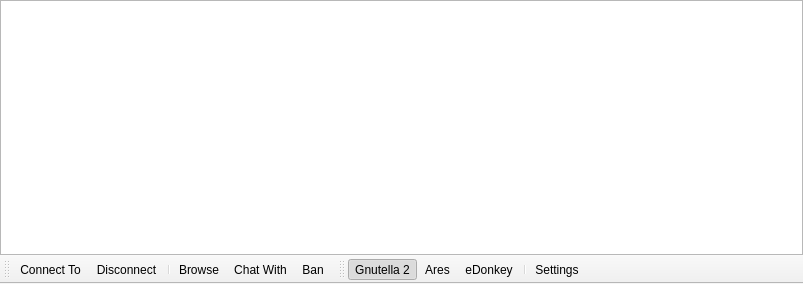
<?xml version="1.0" encoding="UTF-8"?>
<ui version="4.0">
 <class>WidgetNeighbors</class>
 <widget class="QMainWindow" name="WidgetNeighbors">
  <property name="geometry">
   <rect>
    <x>0</x>
    <y>0</y>
    <width>803</width>
    <height>284</height>
   </rect>
  </property>
  <property name="contextMenuPolicy">
   <enum>Qt::PreventContextMenu</enum>
  </property>
  <property name="windowTitle">
   <string>MainWindow</string>
  </property>
  <widget class="QWidget" name="centralwidget">
   <layout class="QVBoxLayout" name="verticalLayout">
    <property name="spacing">
     <number>0</number>
    </property>
    <property name="margin">
     <number>0</number>
    </property>
    <item>
     <widget class="QTableView" name="tableViewNeighbors">
      <property name="editTriggers">
       <set>QAbstractItemView::NoEditTriggers</set>
      </property>
      <property name="alternatingRowColors">
       <bool>true</bool>
      </property>
      <property name="selectionMode">
       <enum>QAbstractItemView::MultiSelection</enum>
      </property>
      <property name="selectionBehavior">
       <enum>QAbstractItemView::SelectRows</enum>
      </property>
      <property name="showGrid">
       <bool>false</bool>
      </property>
      <property name="gridStyle">
       <enum>Qt::NoPen</enum>
      </property>
      <attribute name="horizontalHeaderDefaultSectionSize">
       <number>100</number>
      </attribute>
      <attribute name="verticalHeaderVisible">
       <bool>false</bool>
      </attribute>
      <attribute name="verticalHeaderDefaultSectionSize">
       <number>15</number>
      </attribute>
      <attribute name="verticalHeaderMinimumSectionSize">
       <number>15</number>
      </attribute>
      <attribute name="verticalHeaderVisible">
       <bool>false</bool>
      </attribute>
      <attribute name="verticalHeaderDefaultSectionSize">
       <number>15</number>
      </attribute>
      <attribute name="verticalHeaderMinimumSectionSize">
       <number>15</number>
      </attribute>
      <attribute name="horizontalHeaderDefaultSectionSize">
       <number>100</number>
      </attribute>
     </widget>
    </item>
   </layout>
  </widget>
  <widget class="QToolBar" name="toolBarControls">
   <property name="contextMenuPolicy">
    <enum>Qt::PreventContextMenu</enum>
   </property>
   <property name="windowTitle">
    <string>toolBar</string>
   </property>
   <property name="iconSize">
    <size>
     <width>16</width>
     <height>16</height>
    </size>
   </property>
   <property name="toolButtonStyle">
    <enum>Qt::ToolButtonTextBesideIcon</enum>
   </property>
   <property name="floatable">
    <bool>false</bool>
   </property>
   <attribute name="toolBarArea">
    <enum>BottomToolBarArea</enum>
   </attribute>
   <attribute name="toolBarBreak">
    <bool>false</bool>
   </attribute>
   <addaction name="actionNeighborConnectTo"/>
   <addaction name="actionNeighborDisconnect"/>
   <addaction name="separator"/>
   <addaction name="actionNetworkBrowse"/>
   <addaction name="actionNetworkChatWith"/>
   <addaction name="actionNetworkBan"/>
  </widget>
  <widget class="QToolBar" name="toolBarNetworks">
   <property name="contextMenuPolicy">
    <enum>Qt::PreventContextMenu</enum>
   </property>
   <property name="windowTitle">
    <string>toolBar_2</string>
   </property>
   <property name="iconSize">
    <size>
     <width>16</width>
     <height>16</height>
    </size>
   </property>
   <property name="toolButtonStyle">
    <enum>Qt::ToolButtonTextBesideIcon</enum>
   </property>
   <property name="floatable">
    <bool>false</bool>
   </property>
   <attribute name="toolBarArea">
    <enum>BottomToolBarArea</enum>
   </attribute>
   <attribute name="toolBarBreak">
    <bool>false</bool>
   </attribute>
   <addaction name="actionGnutella2"/>
   <addaction name="actionAres"/>
   <addaction name="actionEDonkey"/>
   <addaction name="separator"/>
   <addaction name="actionSettings"/>
  </widget>
  <action name="actionNeighborConnectTo">
   <property name="icon">
    <iconset resource="../Resource.qrc">
     <normaloff>:/Resource/Network/Connect.png</normaloff>:/Resource/Network/Connect.png</iconset>
   </property>
   <property name="text">
    <string>Connect To</string>
   </property>
   <property name="toolTip">
    <string>Connect To</string>
   </property>
  </action>
  <action name="actionNeighborDisconnect">
   <property name="icon">
    <iconset resource="../Resource.qrc">
     <normaloff>:/Resource/Network/Disconnect.png</normaloff>:/Resource/Network/Disconnect.png</iconset>
   </property>
   <property name="text">
    <string>Disconnect</string>
   </property>
   <property name="toolTip">
    <string>Disconnect</string>
   </property>
  </action>
  <action name="actionNetworkBrowse">
   <property name="icon">
    <iconset resource="../Resource.qrc">
     <normaloff>:/Resource/Network/Browse.png</normaloff>:/Resource/Network/Browse.png</iconset>
   </property>
   <property name="text">
    <string>Browse</string>
   </property>
   <property name="toolTip">
    <string>Browse</string>
   </property>
  </action>
  <action name="actionNetworkChatWith">
   <property name="icon">
    <iconset resource="../Resource.qrc">
     <normaloff>:/Resource/Chat/Chat.png</normaloff>:/Resource/Chat/Chat.png</iconset>
   </property>
   <property name="text">
    <string>Chat With</string>
   </property>
   <property name="toolTip">
    <string>Chat With</string>
   </property>
  </action>
  <action name="actionNetworkBan">
   <property name="icon">
    <iconset resource="../Resource.qrc">
     <normaloff>:/Resource/Generic/Ban.png</normaloff>:/Resource/Generic/Ban.png</iconset>
   </property>
   <property name="text">
    <string>Ban</string>
   </property>
   <property name="toolTip">
    <string>Ban</string>
   </property>
  </action>
  <action name="actionEDonkey">
   <property name="checkable">
    <bool>true</bool>
   </property>
   <property name="icon">
    <iconset resource="../Resource.qrc">
     <normaloff>:/Resource/Networks/EDonkey.png</normaloff>:/Resource/Networks/EDonkey.png</iconset>
   </property>
   <property name="text">
    <string>eDonkey</string>
   </property>
   <property name="toolTip">
    <string>eDonkey</string>
   </property>
  </action>
  <action name="actionGnutella2">
   <property name="checkable">
    <bool>true</bool>
   </property>
   <property name="checked">
    <bool>true</bool>
   </property>
   <property name="icon">
    <iconset resource="../Resource.qrc">
     <normaloff>:/Resource/Networks/Gnutella2.png</normaloff>:/Resource/Networks/Gnutella2.png</iconset>
   </property>
   <property name="text">
    <string>Gnutella 2</string>
   </property>
  </action>
  <action name="actionAres">
   <property name="checkable">
    <bool>true</bool>
   </property>
   <property name="icon">
    <iconset resource="../Resource.qrc">
     <normaloff>:/Resource/Networks/Ares.png</normaloff>:/Resource/Networks/Ares.png</iconset>
   </property>
   <property name="text">
    <string>Ares</string>
   </property>
  </action>
  <action name="actionSettings">
   <property name="icon">
    <iconset resource="../Resource.qrc">
     <normaloff>:/Resource/Generic/Settings.png</normaloff>:/Resource/Generic/Settings.png</iconset>
   </property>
   <property name="text">
    <string>Settings</string>
   </property>
  </action>
 </widget>
 <resources>
  <include location="../Resource.qrc"/>
 </resources>
 <connections/>
</ui>
